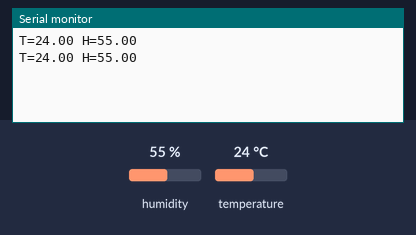
A sketch run on a simulated Arduino Uno, built with avr-gcc and run on an emulated ATmega328P. Parts: the last lines printed to the serial monitor. The inputs (shaded band) are chosen by the test bench; at power-on: humidity 55 %, temperature 24 °C.

Above: at 5.0 s.
5.1 s: humidity set to 22 %
At 7.8 s:
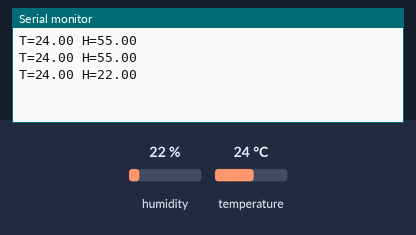
8.2 s: temperature set to 12 °C
At 9.7 s:
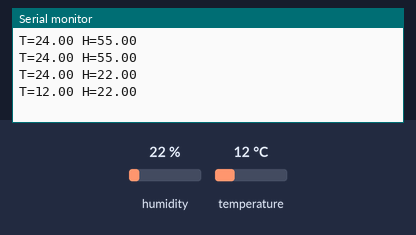
11.3 s: humidity set to 40 %
At 13.3 s:
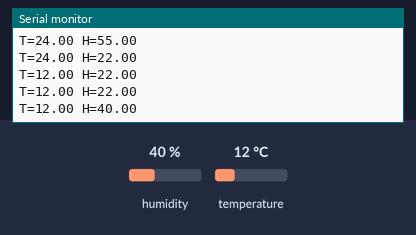
Timing chart, 0 to 14.8 s (numbered marks = the images above; inputs shaded):
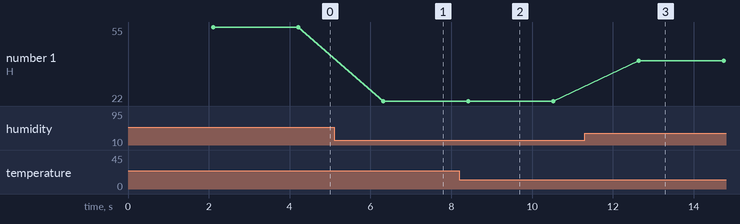

Measured:
- after the input at 5.1 s, the serial monitor: prints a new line after 1.2 s (image 1)
- after the input at 8.2 s, the serial monitor: prints a new line after 0.22 s (image 2)
- after the input at 11.3 s, the serial monitor: prints a new line after 1.3 s (image 3)
- plotted number 1: 55 → 22 after the input at 5.1 s, 22 → 40 after the input at 11.3 s

The sketch:

dht22-adafruit.ino
```cpp
// dht22-adafruit — tests assert: Adafruit's DHT sensor library (1.4.6) reads a DHT22 on D2 every
// 2.1 s and prints "T=<°C, 2 decimals> H=<%, 2 decimals>" at 115200 baud ("read failed" if a
// read fails). With the part at 23.4 °C / 45.6 % the first line is "T=23.40 H=45.60".
#include <DHT.h>

DHT dht(2, DHT22);

void setup() {
  Serial.begin(115200);
  dht.begin();
}

void loop() {
  delay(2100);
  float h = dht.readHumidity();
  float t = dht.readTemperature();
  if (isnan(h) || isnan(t)) {
    Serial.println(F("read failed"));
    return;
  }
  Serial.print(F("T="));
  Serial.print(t, 2);
  Serial.print(F(" H="));
  Serial.println(h, 2);
}
```
